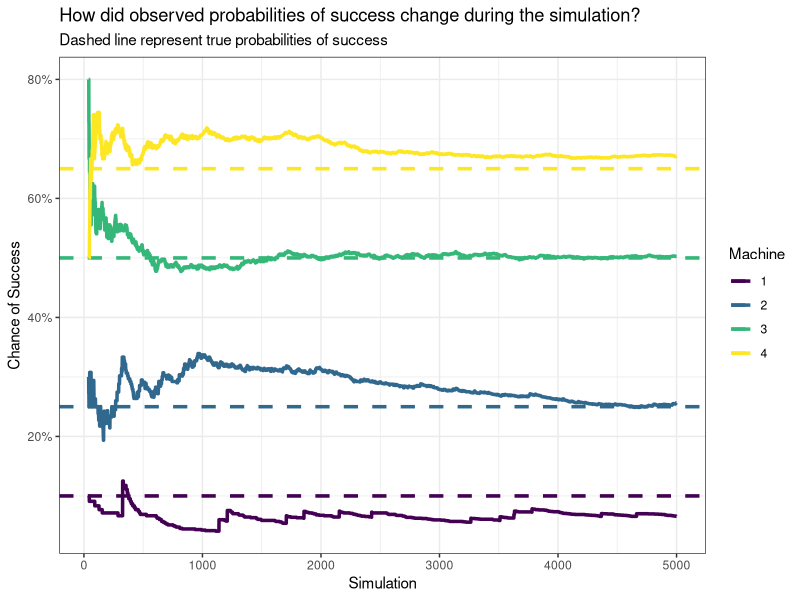
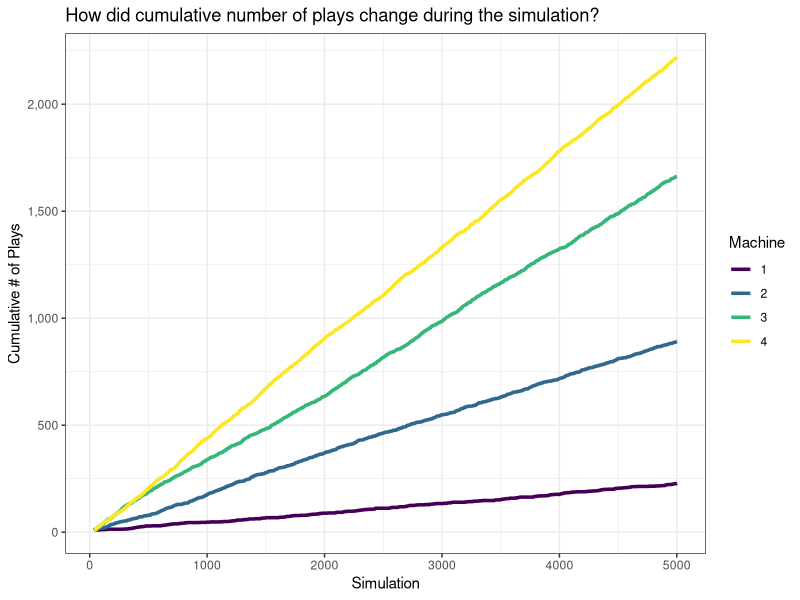
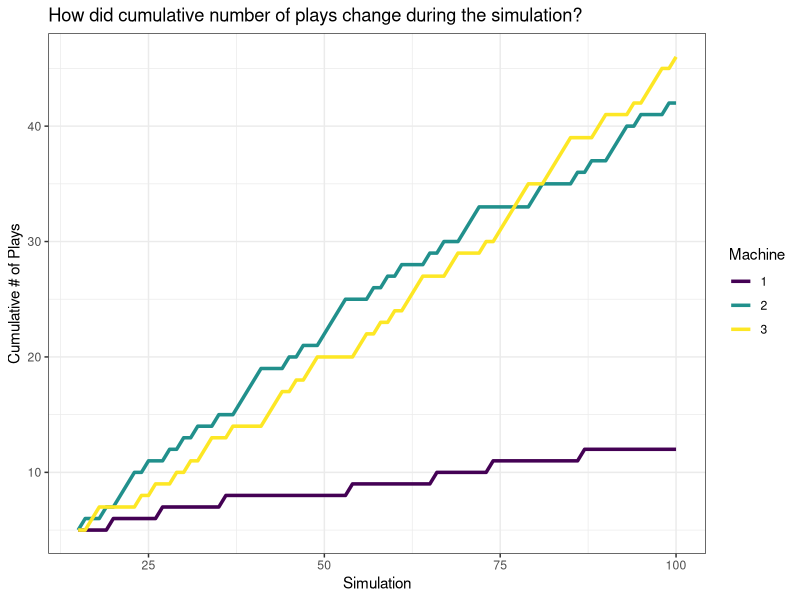

Generate these figures, in order, with R:
## ---- chunk 1
knitr::opts_chunk$set(echo = FALSE, message = FALSE, warning = FALSE)
## ---- chunk 2
library(tidyverse)
theme_set(theme_bw())
## ---- chunk 3
knitr::kable(
  data.frame(
    machine = 1:3,
    observed_prob = c(.2, .3, .5),
    cumulative_prob = cumsum(c(.2, .3, .5)),
    selection_range = c("0.0-0.2", "0.2-0.5", "0.5-1.0")
  )
)
## ---- chunk 4
roulette_wheel <- function(coins = 40, 
                           starts = 5,
                           true_prob = c(0.3, 0.5, 0.7)){
  # must have enough coins to generate initial empirical distribution
  if (coins < (length(true_prob) * starts)){
    stop("To generate a starting distribution, each machine must be",
         " played ",
         starts,
         " times - not enough coins to do so.")
  }
  # allocate first ("warm up")
  SS <- sapply(true_prob, FUN = function(x) sum(rbinom(starts, 1, x)))
  FF <- starts - SS
  # calculate metrics used for play allocation
  probs <- SS / (SS + FF)
  probs_normalized <- probs / sum(probs)
  cumu_probs_normalized <- cumsum(probs_normalized)
  # update number of coins
  coins <- coins - (length(true_prob) * starts)
  # create simulation data.frame
  sim_df <- data.frame(machine = seq_along(true_prob),
                       true_probabilities = true_prob,
                       observed_probs = probs,
                       successes = SS,
                       failures = FF,
                       plays = SS + FF,
                       machine_played = NA,
                       coins_left = coins)
  # initialize before while loop
  sim_list <- vector('list', length = coins)
  i <- 1
  # play until we run out of original coins
  while(coins > 0){
    # which machine to play?
    update_index <- findInterval(runif(1), c(0, cumu_probs_normalized))
    # play machine
    flip <- rbinom(1, 1, true_prob[update_index])
    # update successes and failure for machine that was played
    SS[update_index] <- SS[update_index] + flip
    FF[update_index] <- FF[update_index] + (1-flip)
    # update metrics used for play allocation
    probs <- SS / (SS + FF)
    probs_normalized <- probs / sum(probs)
    cumu_probs_normalized <- cumsum(probs_normalized)
    # update number of coins
    coins <- coins - 1    
    # update simulation data.frame (very inefficient)
    sim_list[[i]] <- data.frame(machine = seq_along(true_prob),
                                true_probabilities = true_prob,
                                observed_probs = probs,
                                successes = SS,
                                failures = FF,
                                plays = SS + FF,
                                machine_played = seq_along(true_prob) == update_index,
                                coins_left = coins)
    i <- i + 1
  }
  # show success:failure ratio
  message("Success to failure ratio was ",
          round(sum(SS) / sum(FF), 2),
          "\n",
          paste0("(", 
                 paste0(SS, collapse = "+"), 
                 ")/(", 
                 paste0(FF, collapse = "+"), ")"))
  # return data frame of values from experiment
  rbind(sim_df, do.call('rbind', sim_list))
}
## ---- chunk 5
set.seed(123)
rw1 <- roulette_wheel(coins = 5000, 
                      starts = 10, 
                      true_prob = c(0.1, 0.25, 0.5, 0.65))
## ---- chunk 6
knitr::kable(rw1[rw1$coins_left == 0,] %>%
               mutate(observed_probs = round(observed_probs, 4)), 
             caption = 'Final simulation result',
             row.names = FALSE) # show last play
## ---- chunk 7
library(scales)

p1 <- rw1 %>%
  ggplot(aes(40 + max(coins_left) - coins_left, observed_probs))+
  geom_hline(aes(yintercept = true_probabilities, colour = factor(machine)),
             linetype = 'dashed',
             size = 1.2)+
  geom_line(aes(colour = factor(machine)), size = 1.2)+
  scale_colour_viridis_d(name = "Machine")

p1 <- p1 +
  xlab("Simulation")+
  scale_y_continuous("Chance of Success", labels = percent)+
  ggtitle("How did observed probabilities of success change during the simulation?",
          subtitle = 'Dashed line represent true probabilities of success')

p1
## ---- chunk 8
p2 <- rw1 %>%
  ggplot(aes(40 + max(coins_left) - coins_left, plays))+
  geom_line(aes(colour = factor(machine)), size = 1.2)+
  scale_colour_viridis_d(name = "Machine")

p2 <- p2 +
  xlab("Simulation")+
  scale_y_continuous("Cumulative # of Plays", labels = comma)+
  ggtitle("How did cumulative number of plays change during the simulation?")

p2
## ---- chunk 9
set.seed(1)
rw2 <- roulette_wheel(coins = 100, 
                      starts = 5, 
                      true_prob = c(0.1, 0.3, 0.65))
## ---- chunk 10
knitr::kable(rw2[rw2$coins_left == 0,] %>%
               mutate(observed_probs = round(observed_probs, 4)), 
             caption = 'Final simulation result',
             row.names = FALSE) # show last play
## ---- chunk 11
p3 <- rw2 %>%
  ggplot(aes(15 + max(coins_left) - coins_left, plays))+
  geom_line(aes(colour = factor(machine)), size = 1.2)+
  scale_colour_viridis_d(name = "Machine")

p3 <- p3 +
  xlab("Simulation")+
  scale_y_continuous("Cumulative # of Plays", labels = comma)+
  ggtitle("How did cumulative number of plays change during the simulation?")

p3
